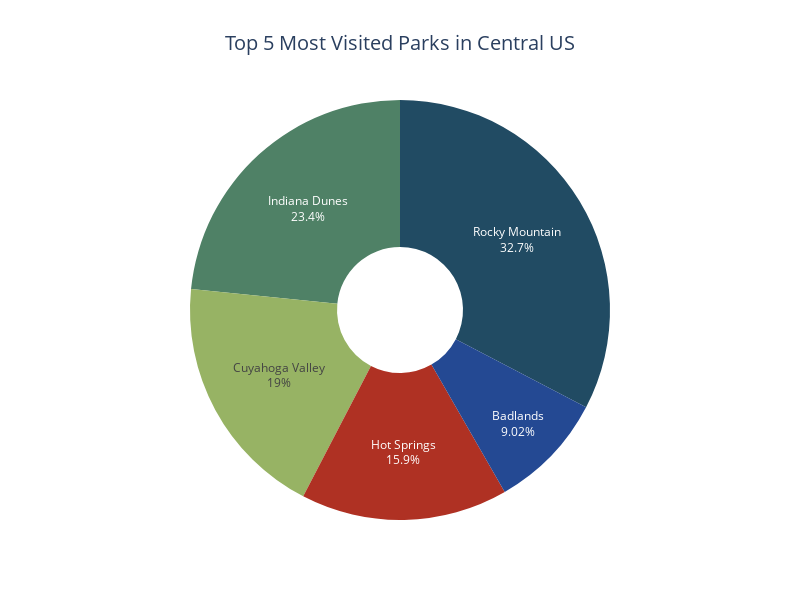

Notebook code cell kept with this figure:
### Code cell
# plotting number of visitors for top 5 most visited parks in the Central region
colors = ['rgb(33, 75, 99)', 'rgb(79, 129, 102)', 'rgb(151, 179, 100)',
            'rgb(175, 49, 35)', 'rgb(36, 73, 147)']
fig_central2 = px.pie(top5_parks_central, 
                     values='Recreation visitors (2021)',
                     names='Name',
                     width = 800, height = 600,
                     title = "Top 5 Most Visited Parks in Central US",
                     color_discrete_sequence=colors, hole = 0.3
            )
fig_central2.update_traces(textposition='inside', textinfo='percent+label')
fig_central2.update_layout(showlegend=False, title_font_size = 20, title_x=0.5)
fig_central2.show()

### Figure 1 — Plotly figure (JSON) as saved in the notebook; plotly's stock layout.template omitted (floating-point values rounded to 4 significant figures)
{"data": [{"domain": {"x": [0, 1], "y": [0, 1]}, "hole": 0.3, "hovertemplate": "Name=%{label}<br>Recreation visitors (2021)=%{value}<extra></extra>", "labels": ["Rocky Mountain", "Indiana Dunes", "Cuyahoga Valley", "Hot Springs", "Badlands"], "legendgroup": "", "name": "", "showlegend": true, "textinfo": "percent+label", "textposition": "inside", "type": "pie", "values": [4434848, 3177210, 2575275, 2162884, 1224226]}], "layout": {"height": 600, "legend": {"tracegroupgap": 0}, "piecolorway": ["rgb(33, 75, 99)", "rgb(79, 129, 102)", "rgb(151, 179, 100)", "rgb(175, 49, 35)", "rgb(36, 73, 147)"], "showlegend": false, "title": {"font": {"size": 20}, "text": "Top 5 Most Visited Parks in Central US", "x": 0.5}, "width": 800}}
